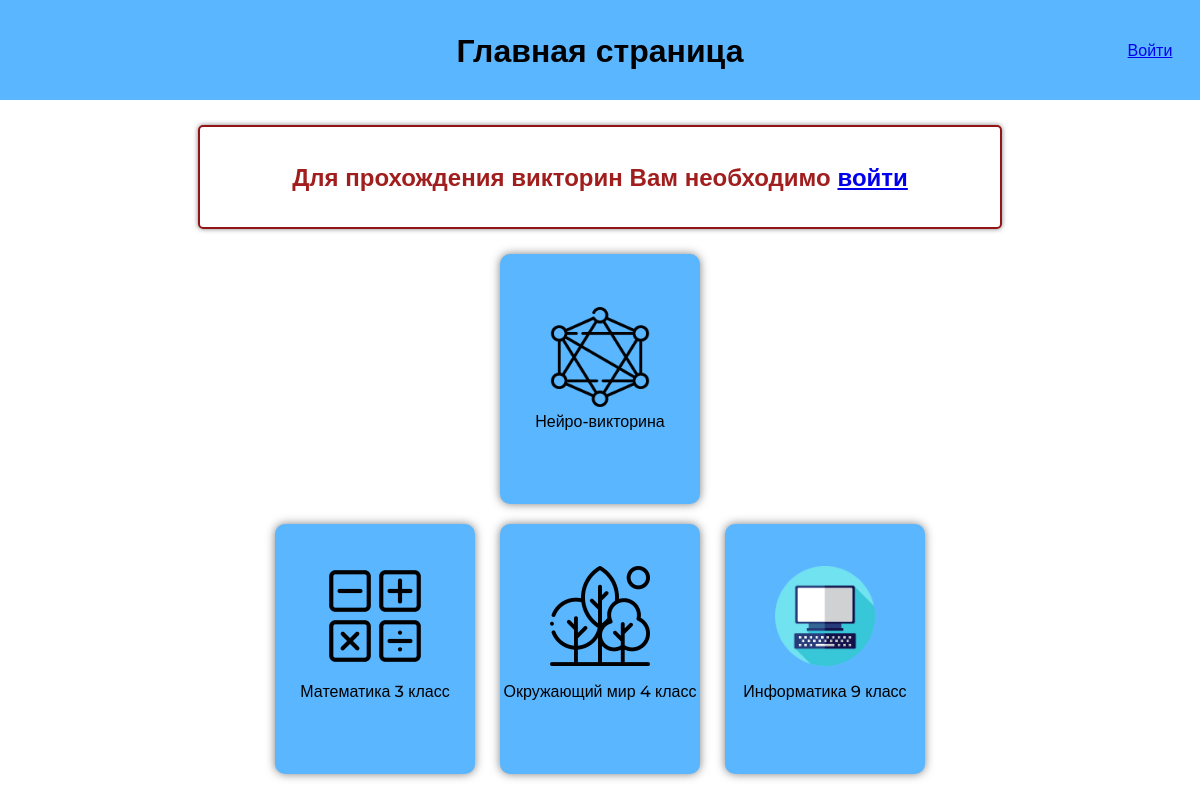
The page / on the database its author committed.
### main/models.py (models this page shows, shortened)
class Quiz(models.Model):
    title = models.CharField(max_length=50)
    author = models.ForeignKey(User, on_delete=models.CASCADE)
    image = models.ImageField()

### main/views.py (the view)
# urls.py: 2. Add a URL to urlpatterns:  path('', views.home, name='home')
def home(request):
    quizes = Quiz.objects.all()
    user = request.session.get("user", False)
    return render(request, "home.html", {"quizes":quizes, "user" : user})

### main/templates/home.html (shortened to what this page needs)
{% load static %}
<!DOCTYPE html>
<html lang="en">
<head>
    <link rel="stylesheet" href="{% static 'css/home.css' %}">
</head>
<body>
    <header>
        <h1>Главная страница</h1>
        {% if user %}
        <div class="profile"><a href="{% url 'profile'%}">{{user.name}}</a></div>
        {% else %}
        <div><a href="{% url 'signin' %}">Войти</a></div>
        {% endif %}
    </header>
    <main>
        {% if not user %}
        <div class="warning">
            <h2>Для прохождения викторин Вам необходимо <a href="{% url 'signin' %}">войти</a></h2>
        </div>
        {% endif %}
        <div class="neuro-quiz">
            <div class="quiz">
                <img src="{% static 'icons/icon-neuro.png' %}" alt="">
                <h3>Нейро-викторина</h3>
            </div>
        </div>
        <div class="quizes">
            {% for quiz in quizes %}
            <div class="quiz">
                <img src="{{quiz.image.url}}" alt="">
                <h3>{{quiz.title}}</h3>
            </div>
            {% endfor %}
        </div>
    </main>
</body>
</html>

### main/static/css/home.css (style rules this page uses)
header { width: 100%; height: 100px; background-color: #59b6ff; display: flex; justify-content: space-between; align-items: center; font-family: 'Montserrat', sans-serif; }
header>div { text-align: center; width: 100px; }
body { margin: 0; }
main { margin-top: 25px; display : flex; flex-direction : column; align-items : center; }
.neuro-quiz { margin-bottom: 20px; }
.neuro-quiz h3 { margin: 5px; }
.quizes { display: flex; justify-content: center; flex-wrap: wrap; gap: 25px; }
.quiz { box-shadow: 0px 0px 10px rgba(0, 0, 0, 0.5); border-radius: 10px; width: 200px; height: 250px; background-color: #59b6ff; display: flex; justify-content: center; align-items: center; flex-direction: column; }
.quiz>h3 { font-size: 16px; font-weight: 500; height: 35px; font-family: 'Montserrat', sans-serif; text-align: center; }
.quiz>img { height: 100px; width: 100px; }
.warning { box-shadow: 0px 0px 5px rgba(0, 0, 0, 0.5); font-size: 16px; font-weight: 600; border-radius: 5px; width: 800px; height: 100px; border: 2px solid #931414; text-align: center; color:#a11e1e; margin-bottom: 25px; display: flex; align-items: center; justify-content: center; font-family: 'Montserrat', sans-serif; }

### rows shown on the page
Quiz: image (picture), title "Математика 3 класс"
Quiz: image (picture), title "Окружающий мир 4 класс"
Quiz: image (picture), title "Информатика 9 класс"
